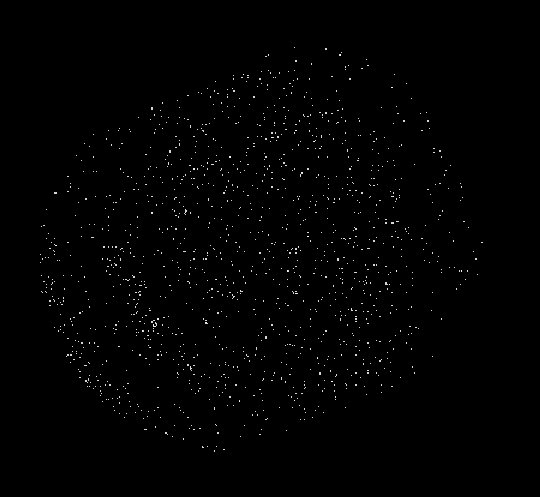
#> input picture sampleobs3.png, 540 x 497 px
$ python opencv.py
#> lines starting #> are read from the running program, lines starting #| are printed output that depends on the picture; after the words box and inside, x2 and y2 are one past the last pixel; in counts of white or black regions, pixels touching at a corner belong together
import cv2
import numpy as np

img = cv2.imread('sampleobs3.png', 0)
#> img is the input picture: shape (497, 540); min 0, max 254, mean 1.7
# img = cv2.medianBlur(img, 1)
cimg = cv2.cvtColor(img,cv2.COLOR_GRAY2BGR)

# [10 lines of commented-out code are left out]
circles = cv2.HoughCircles(img,cv2.HOUGH_GRADIENT,1,1,
                            param1=30,param2=50,minRadius=0,maxRadius=0)
#> circles = [[261.5, 284.5, 116.4]]

circles = np.uint16(np.around(circles))
#> circles = [[262, 284, 116]]
for i in circles[0,:]:
    # draw the outer circle
    cv2.circle(cimg,(i[0],i[1]),i[2],(255,0,255),2)
    # draw the center of the circle
    cv2.circle(cimg,(i[0],i[1]),2,(0,100,100),3)
#> this loop made 1 pass
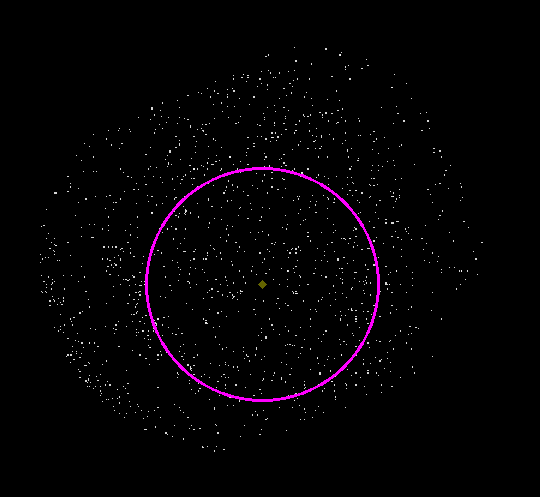
#> cimg: shape (497, 540, 3); 0.79% of pixels changed, all inside (x1, y1, x2, y2) = (145, 167, 380, 402)

cv2.imshow('detected circles',cimg)
cv2.waitKey(0)
cv2.destroyAllWindows()

$ run again, with hough.png copied over sampleobs3.png
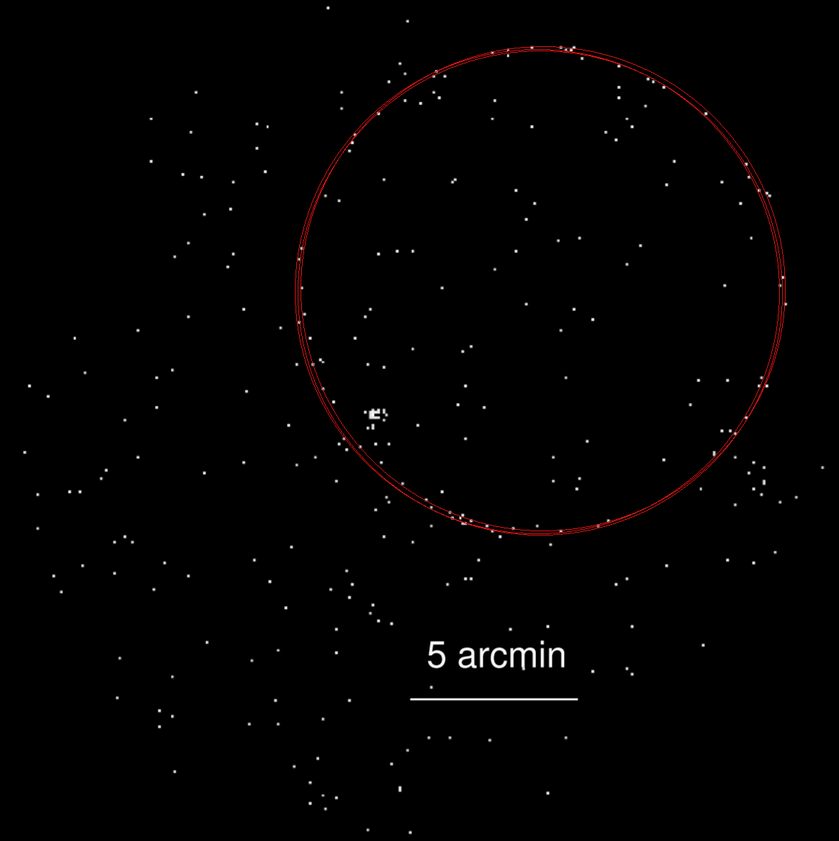
#> input picture hough.png, 839 x 841 px, shrunk from 1178 x 1181 before the run
#> `circles = cv2.HoughCircles(img,cv2.HOUGH_GRADIENT,1,1, param1=30,param..`: circles = 1256 rows, first 8: [537.5, 290.5, 243.7], [536.5, 291.5, 242.7], [543.5, 288.5, 242.2], [540.5, 287.5, 241.5], [539.5, 292.5, 243.7], [541.5, 291.5, 243.3], [538.5, 294.5, 241.8], [541.5, 286.5, 242.6]
#> `circles = np.uint16(np.around(circles))`: circles = 1256 rows, first 8: [538, 290, 244], [536, 292, 243], [544, 288, 242], [540, 288, 242], [540, 292, 244], [542, 292, 243], [538, 294, 242], [542, 286, 243]
#> the loop `for i in circles[0,:]:` made 1256 passes
#> after the loop `for i in circles[0,:]:`:
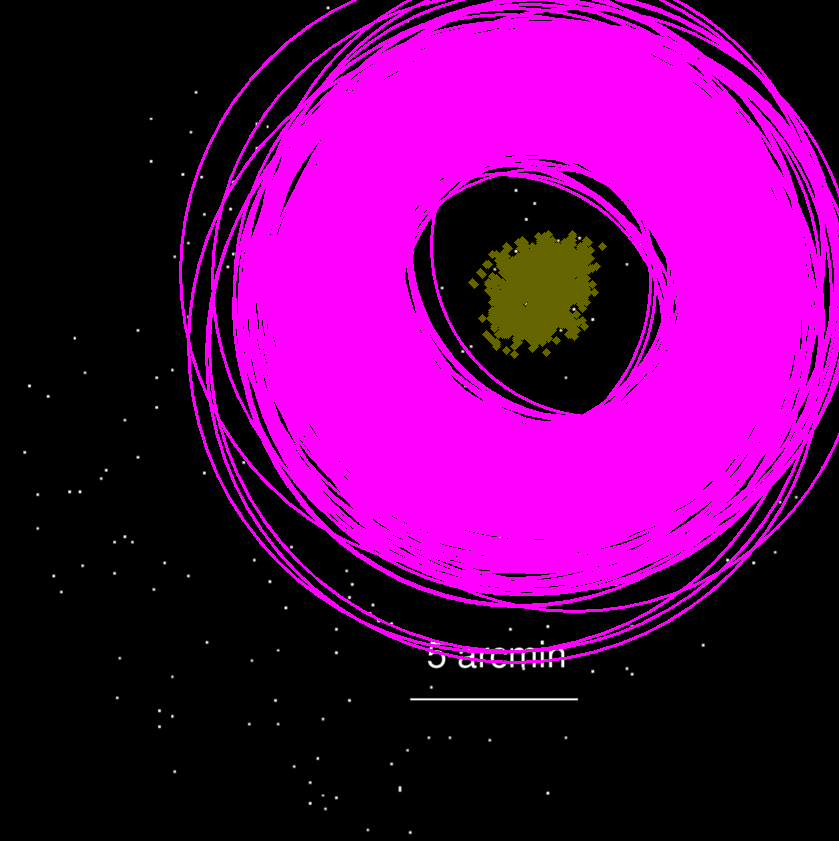
#> cimg: shape (841, 839, 3); mean B, G, R 93.1, 2.1, 94.6

$ run again, with hough2.png copied over sampleobs3.png
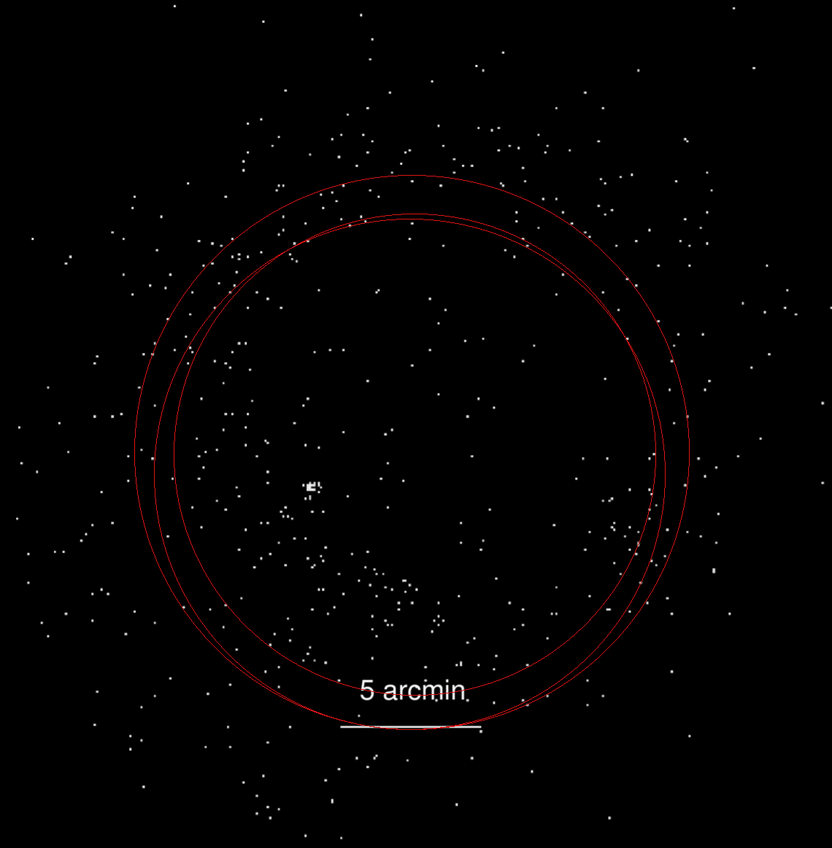
#> input picture hough2.png, 832 x 848 px, shrunk from 1140 x 1163 before the run
#> the loop `for i in circles[0,:]:` made 3430 passes
#> i on passes 1 to 3: [412, 452, 277], [410, 474, 256], [408, 474, 255]
#> after the loop `for i in circles[0,:]:`:
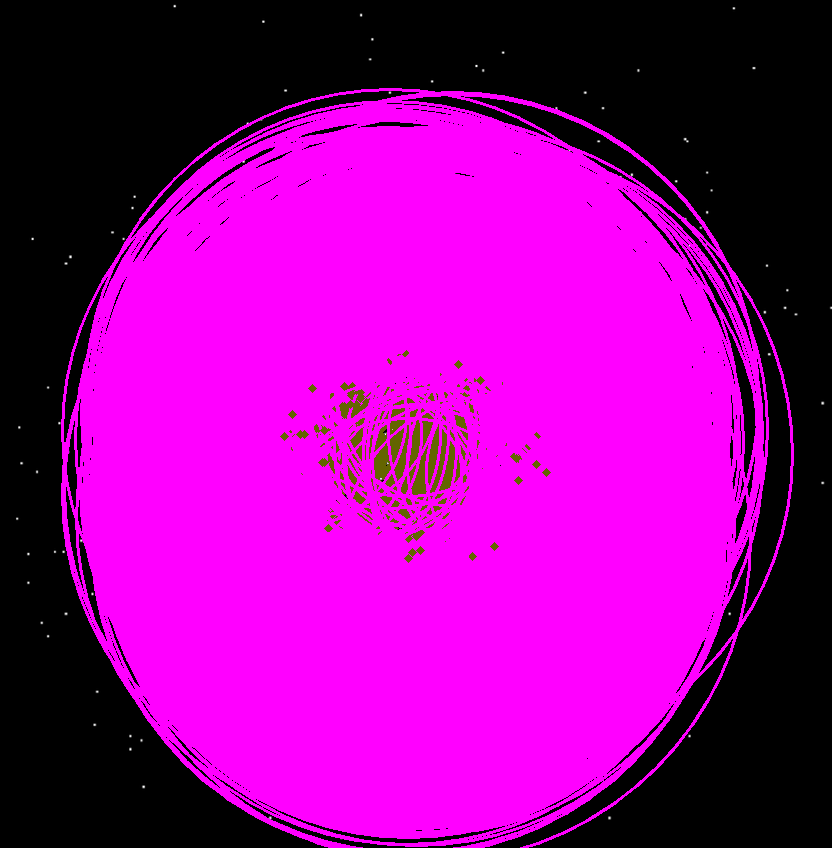
#> cimg: shape (848, 832, 3); mean B, G, R 146.4, 1.2, 147.5
